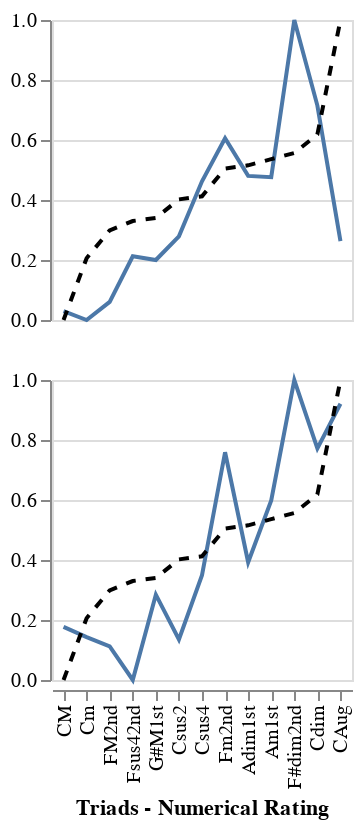

Here is the notebook cell this chart was saved with:
### Code cell
# predicate_for_gt = alt.datum.ground_truth_type == 'Intervals - Ranking Order'
# jc_period_considered = joined_cases[joined_cases['periods_considered']==14]

triad_chart_case  = alt.Chart().mark_line().encode(
    x=alt.X('chord_label', sort=empirical_ranking_triads),
    y=alt.Y('normalized_value:Q',title=None)
    
)

layered_triads_case_ranking_order = triad_chart_case + alt.Chart(df_gt_triads_ranking_order).mark_line(color='black',strokeDash=[5,5]).encode(
    x=alt.X('chord_label', title="Triads - Ranking Order", sort=empirical_ranking_triads),
    y=alt.Y('normalized_value:Q',title=None)
)
facet_triads_rank_order = layered_triads_case_ranking_order.properties(
    width=150,
    height=150
).facet(data= jc_period_considered[jc_period_considered['ground_truth_type']=='Triads - Ranking Order'], 
        row=alt.Row('harmonics_considered', sort='descending', title=None,header=None))

layered_triads_emp = triad_chart_case +alt.Chart(df_gt_triads).mark_line(color='black',strokeDash=[5,5]).encode(
    x=alt.X('chord_label', title="Triads - Numerical Rating",sort=empirical_ranking_triads),
    y=alt.Y('normalized_value:Q',title=None)
)

facet_triads_empirical = layered_triads_emp.properties(
    width=150,
    height=150
).facet(data= jc_period_considered[jc_period_considered['ground_truth_type']=='Triads - Ranking Order'], 
        row=alt.Row('harmonics_considered', sort='descending', title=None,header=None))
facet_triads_empirical

### Figure 1 — Vega-Lite specification as saved in the notebook (floating-point values rounded to 4 significant figures)
{"config": {"view": {"continuousWidth": 300, "continuousHeight": 300}}, "data": {"name": "data-808fa12a44801d1d99a6072437831c3b"}, "facet": {"row": {"field": "harmonics_considered", "header": null, "sort": "descending", "title": null, "type": "nominal"}}, "spec": {"layer": [{"mark": {"type": "line"}, "encoding": {"x": {"field": "chord_label", "sort": ["CM", "Cm", "FM2nd", "Fsus42nd", "G#M1st", "Csus2", "Csus4", "Fm2nd", "Adim1st", "Am1st", "F#dim2nd", "Cdim", "CAug"], "type": "nominal"}, "y": {"field": "normalized_value", "title": null, "type": "quantitative"}}}, {"data": {"name": "data-1a1c67b4b5d87e735584d7b643d12f39"}, "mark": {"type": "line", "color": "black", "strokeDash": [5, 5]}, "encoding": {"x": {"field": "chord_label", "sort": ["CM", "Cm", "FM2nd", "Fsus42nd", "G#M1st", "Csus2", "Csus4", "Fm2nd", "Adim1st", "Am1st", "F#dim2nd", "Cdim", "CAug"], "title": "Triads - Numerical Rating", "type": "nominal"}, "y": {"field": "normalized_value", "title": null, "type": "quantitative"}}}], "height": 150, "width": 150}, "$schema": "https://vega.github.io/schema/vega-lite/v5.20.1.json", "datasets": {"data-808fa12a44801d1d99a6072437831c3b": [{"chord_label": "CM", "normalized_value": 0.0293, "periods_considered": 13, "harmonics_considered": "N = 6", "ground_truth_type": "Triads - Ranking Order"}, {"chord_label": "Cm", "normalized_value": 0.0, "periods_considered": 13, "harmonics_considered": "N = 6", "ground_truth_type": "Triads - Ranking Order"}, {"chord_label": "FM2nd", "normalized_value": 0.06026, "periods_considered": 13, "harmonics_considered": "N = 6", "ground_truth_type": "Triads - Ranking Order"}, {"chord_label": "Fsus42nd", "normalized_value": 0.2123, "periods_considered": 13, "harmonics_considered": "N = 6", "ground_truth_type": "Triads - Ranking Order"}, {"chord_label": "G#M1st", "normalized_value": 0.2, "periods_considered": 13, "harmonics_considered": "N = 6", "ground_truth_type": "Triads - Ranking Order"}, {"chord_label": "Csus2", "normalized_value": 0.2789, "periods_considered": 13, "harmonics_considered": "N = 6", "ground_truth_type": "Triads - Ranking Order"}, {"chord_label": "Csus4", "normalized_value": 0.4623, "periods_considered": 13, "harmonics_considered": "N = 6", "ground_truth_type": "Triads - Ranking Order"}, {"chord_label": "Fm2nd", "normalized_value": 0.6061, "periods_considered": 13, "harmonics_considered": "N = 6", "ground_truth_type": "Triads - Ranking Order"}, {"chord_label": "Adim1st", "normalized_value": 0.4803, "periods_considered": 13, "harmonics_considered": "N = 6", "ground_truth_type": "Triads - Ranking Order"}, {"chord_label": "Am1st", "normalized_value": 0.4762, "periods_considered": 13, "harmonics_considered": "N = 6", "ground_truth_type": "Triads - Ranking Order"}, {"chord_label": "F#dim2nd", "normalized_value": 1.0, "periods_considered": 13, "harmonics_considered": "N = 6", "ground_truth_type": "Triads - Ranking Order"}, {"chord_label": "Cdim", "normalized_value": 0.7147, "periods_considered": 13, "harmonics_considered": "N = 6", "ground_truth_type": "Triads - Ranking Order"}, {"chord_label": "CAug", "normalized_value": 0.2631, "periods_considered": 13, "harmonics_considered": "N = 6", "ground_truth_type": "Triads - Ranking Order"}, {"chord_label": "CM", "normalized_value": 0.1772, "periods_considered": 13, "harmonics_considered": "N = 13", "ground_truth_type": "Triads - Ranking Order"}, {"chord_label": "Cm", "normalized_value": 0.1429, "periods_considered": 13, "harmonics_considered": "N = 13", "ground_truth_type": "Triads - Ranking Order"}, {"chord_label": "FM2nd", "normalized_value": 0.1123, "periods_considered": 13, "harmonics_considered": "N = 13", "ground_truth_type": "Triads - Ranking Order"}, {"chord_label": "Fsus42nd", "normalized_value": 0.0, "periods_considered": 13, "harmonics_considered": "N = 13", "ground_truth_type": "Triads - Ranking Order"}, {"chord_label": "G#M1st", "normalized_value": 0.2845, "periods_considered": 13, "harmonics_considered": "N = 13", "ground_truth_type": "Triads - Ranking Order"}, {"chord_label": "Csus2", "normalized_value": 0.135, "periods_considered": 13, "harmonics_considered": "N = 13", "ground_truth_type": "Triads - Ranking Order"}, {"chord_label": "Csus4", "normalized_value": 0.3494, "periods_considered": 13, "harmonics_considered": "N = 13", "ground_truth_type": "Triads - Ranking Order"}, {"chord_label": "Fm2nd", "normalized_value": 0.7592, "periods_considered": 13, "harmonics_considered": "N = 13", "ground_truth_type": "Triads - Ranking Order"}, {"chord_label": "Adim1st", "normalized_value": 0.3924, "periods_considered": 13, "harmonics_considered": "N = 13", "ground_truth_type": "Triads - Ranking Order"}, {"chord_label": "Am1st", "normalized_value": 0.5985, "periods_considered": 13, "harmonics_considered": "N = 13", "ground_truth_type": "Triads - Ranking Order"}, {"chord_label": "F#dim2nd", "normalized_value": 1.0, "periods_considered": 13, "harmonics_considered": "N = 13", "ground_truth_type": "Triads - Ranking Order"}, {"chord_label": "Cdim", "normalized_value": 0.772, "periods_considered": 13, "harmonics_considered": "N = 13", "ground_truth_type": "Triads - Ranking Order"}, {"chord_label": "CAug", "normalized_value": 0.9207, "periods_considered": 13, "harmonics_considered": "N = 13", "ground_truth_type": "Triads - Ranking Order"}], "data-1a1c67b4b5d87e735584d7b643d12f39": [{"normalized_value": 0.0, "chord_label": "CM"}, {"normalized_value": 0.206, "chord_label": "Cm"}, {"normalized_value": 0.299, "chord_label": "FM2nd"}, {"normalized_value": 0.3299, "chord_label": "Fsus42nd"}, {"normalized_value": 0.3402, "chord_label": "G#M1st"}, {"normalized_value": 0.402, "chord_label": "Csus2"}, {"normalized_value": 0.4123, "chord_label": "Csus4"}, {"normalized_value": 0.505, "chord_label": "Fm2nd"}, {"normalized_value": 0.5156, "chord_label": "Adim1st"}, {"normalized_value": 0.5362, "chord_label": "Am1st"}, {"normalized_value": 0.5568, "chord_label": "F#dim2nd"}, {"normalized_value": 0.6186, "chord_label": "Cdim"}, {"normalized_value": 1.0, "chord_label": "CAug"}]}}
